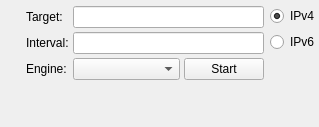
<?xml version="1.0" encoding="UTF-8"?>
<ui version="4.0">
 <class>Nedrysoft::RouteAnalyser::NewTargetRibbonGroup</class>
 <widget class="QWidget" name="Nedrysoft::RouteAnalyser::NewTargetRibbonGroup">
  <property name="geometry">
   <rect>
    <x>0</x>
    <y>0</y>
    <width>319</width>
    <height>127</height>
   </rect>
  </property>
  <property name="windowTitle">
   <string>NewTargetRibbonGroup</string>
  </property>
  <layout class="QHBoxLayout" name="horizontalLayout">
   <property name="spacing">
    <number>6</number>
   </property>
   <property name="leftMargin">
    <number>0</number>
   </property>
   <property name="topMargin">
    <number>6</number>
   </property>
   <property name="rightMargin">
    <number>0</number>
   </property>
   <property name="bottomMargin">
    <number>0</number>
   </property>
   <item>
    <layout class="QVBoxLayout" name="verticalLayout_2">
     <property name="spacing">
      <number>0</number>
     </property>
     <item>
      <widget class="Nedrysoft::Ribbon::RibbonDropButton" name="favouriteDropButton">
       <property name="icon">
        <iconset resource="icons.qrc">
         <normaloff>:/RouteAnalyser/icons/2x/twotone_bookmarks_white_24dp.png</normaloff>:/RouteAnalyser/icons/2x/twotone_bookmarks_white_24dp.png</iconset>
       </property>
      </widget>
     </item>
     <item>
      <spacer name="verticalSpacer">
       <property name="orientation">
        <enum>Qt::Vertical</enum>
       </property>
       <property name="sizeHint" stdset="0">
        <size>
         <width>20</width>
         <height>40</height>
        </size>
       </property>
      </spacer>
     </item>
    </layout>
   </item>
   <item>
    <layout class="QFormLayout" name="formLayout">
     <property name="fieldGrowthPolicy">
      <enum>QFormLayout::ExpandingFieldsGrow</enum>
     </property>
     <property name="horizontalSpacing">
      <number>4</number>
     </property>
     <property name="verticalSpacing">
      <number>4</number>
     </property>
     <item row="0" column="0">
      <widget class="QLabel" name="targetLabel">
       <property name="text">
        <string>Target:</string>
       </property>
      </widget>
     </item>
     <item row="0" column="1">
      <widget class="Nedrysoft::Ribbon::RibbonLineEdit" name="targetLineEdit"/>
     </item>
     <item row="1" column="0">
      <widget class="QLabel" name="intervalLabel">
       <property name="text">
        <string>Interval:</string>
       </property>
      </widget>
     </item>
     <item row="1" column="1">
      <widget class="Nedrysoft::Ribbon::RibbonLineEdit" name="intervalLineEdit"/>
     </item>
     <item row="2" column="0">
      <widget class="QLabel" name="engineLabel">
       <property name="text">
        <string>Engine:</string>
       </property>
      </widget>
     </item>
     <item row="2" column="1">
      <layout class="QHBoxLayout" name="horizontalLayout_2" stretch="1,0">
       <property name="spacing">
        <number>4</number>
       </property>
       <item>
        <widget class="Nedrysoft::Ribbon::RibbonComboBox" name="engineComboBox">
         <property name="sizePolicy">
          <sizepolicy hsizetype="MinimumExpanding" vsizetype="Fixed">
           <horstretch>0</horstretch>
           <verstretch>0</verstretch>
          </sizepolicy>
         </property>
        </widget>
       </item>
       <item>
        <widget class="Nedrysoft::Ribbon::RibbonButton" name="startButton">
         <property name="sizePolicy">
          <sizepolicy hsizetype="MinimumExpanding" vsizetype="Fixed">
           <horstretch>0</horstretch>
           <verstretch>0</verstretch>
          </sizepolicy>
         </property>
         <property name="minimumSize">
          <size>
           <width>50</width>
           <height>0</height>
          </size>
         </property>
         <property name="text">
          <string>Start</string>
         </property>
        </widget>
       </item>
      </layout>
     </item>
    </layout>
   </item>
   <item>
    <layout class="QVBoxLayout" name="verticalLayout">
     <item>
      <widget class="QRadioButton" name="ipV4RadioButton">
       <property name="text">
        <string>IPv4</string>
       </property>
       <property name="checked">
        <bool>true</bool>
       </property>
      </widget>
     </item>
     <item>
      <widget class="QRadioButton" name="ipV6RadioButton">
       <property name="text">
        <string>IPv6</string>
       </property>
      </widget>
     </item>
     <item>
      <spacer name="verticalSpacer_2">
       <property name="orientation">
        <enum>Qt::Vertical</enum>
       </property>
       <property name="sizeHint" stdset="0">
        <size>
         <width>20</width>
         <height>40</height>
        </size>
       </property>
      </spacer>
     </item>
    </layout>
   </item>
  </layout>
 </widget>
 <customwidgets>
  <customwidget>
   <class>Nedrysoft::Ribbon::RibbonDropButton</class>
   <extends>QWidget</extends>
   <header location="global">RibbonDropButton</header>
   <container>1</container>
  </customwidget>
  <customwidget>
   <class>Nedrysoft::Ribbon::RibbonLineEdit</class>
   <extends>QLineEdit</extends>
   <header location="global">RibbonLineEdit</header>
   <container>1</container>
  </customwidget>
  <customwidget>
   <class>Nedrysoft::Ribbon::RibbonComboBox</class>
   <extends>QComboBox</extends>
   <header location="global">RibbonComboBox</header>
   <container>1</container>
  </customwidget>
  <customwidget>
   <class>Nedrysoft::Ribbon::RibbonButton</class>
   <extends>QPushButton</extends>
   <header location="global">RibbonButton</header>
   <container>1</container>
  </customwidget>
 </customwidgets>
 <resources>
  <include location="icons.qrc"/>
 </resources>
 <connections/>
</ui>
